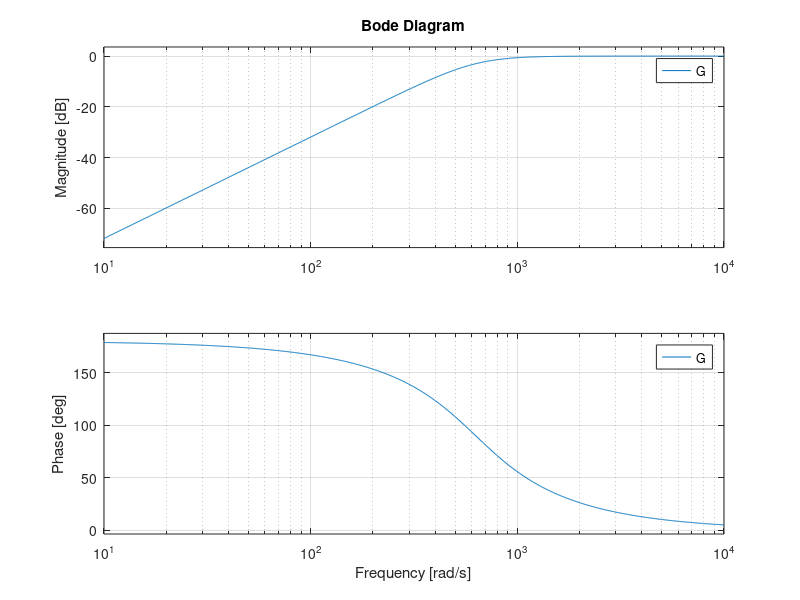

Reproduce this figure in MATLAB. (Note: this script raises an error after producing the figure.)
clear; clc;

R = 100;
L = 112.54e-3;
C = 22.5e-6;

num = [L*C 0 0];
den = [L*C R*C 1];
G = tf(num, den);

figure();
N = 1000;
w = logspace(-1, 10, N);
bode(G);

f = w/(2*pi);

s = 1i*w;

P = freqresp(G, s);
P_mag = 20*log10(abs(P));
P_ph = angle(P)*(180/pi);

    
figure('Name', "Filtro Pasa Alto");
subplot(2,1,1);
semilogx(f, P_mag(1,:), 'b-', 'LineWidth', 2);
grid on;
xlabel('Frecuencia [Hz]');
ylabel('Magnitud [dB]');
title('Diagrama de Bode en MAGNITUD');

subplot(2,1,2);
semilogx(f, P_ph(1,:), 'r-', 'LineWidth', 2);
grid on;
xlabel('Frecuencia [Hz]');
ylabel('Fase (grados)');
title('Diagrama de Bode en FASE');